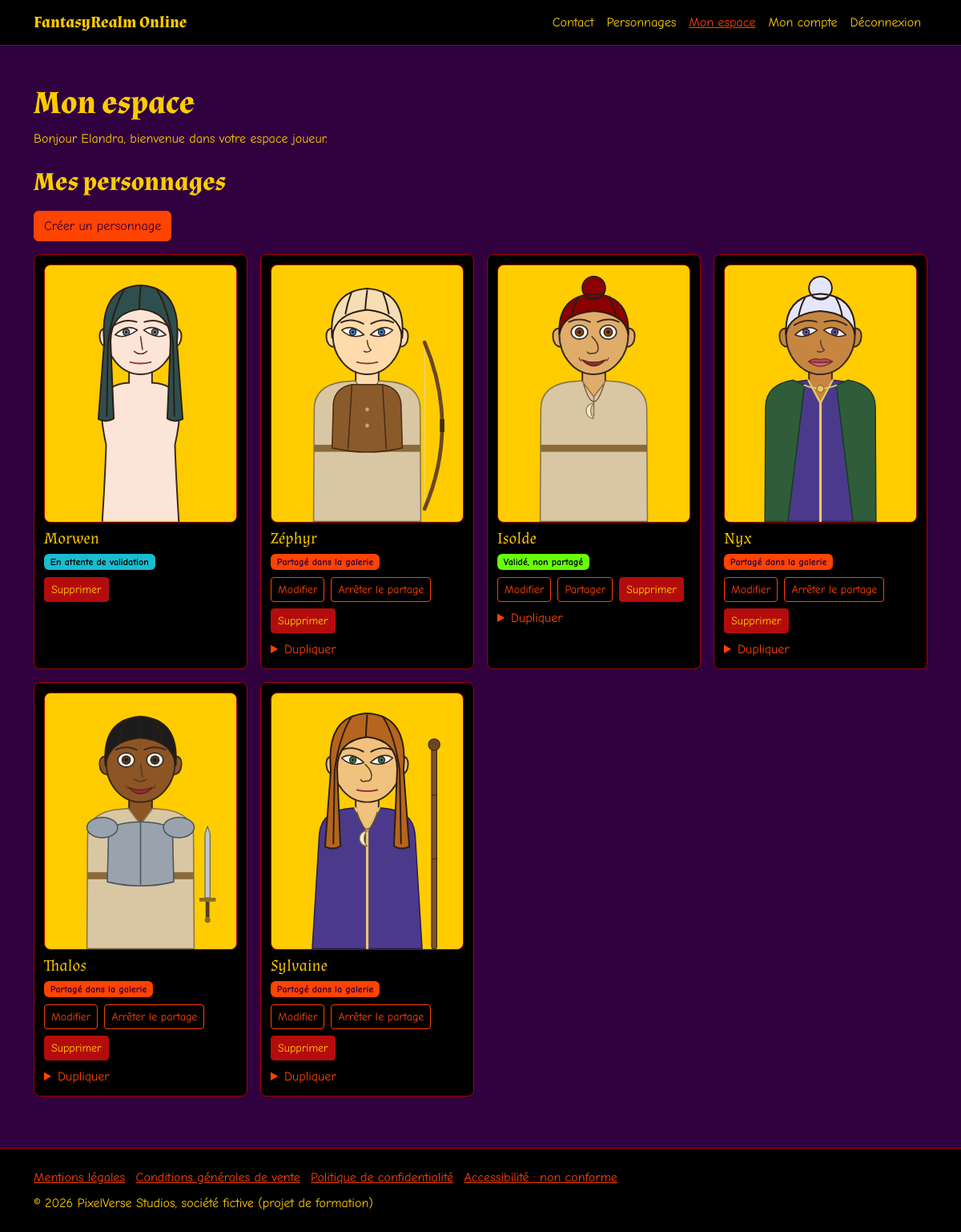
The app's page /espace-joueur (signed in) with its own data.
### tables this page shows
CREATE TABLE utilisateur (
    id_utilisateur INT NOT NULL AUTO_INCREMENT,
    pseudo VARCHAR(50) NOT NULL,
     
    mail VARCHAR(255) NOT NULL,
     
    password VARCHAR(255) NOT NULL,
    suspendu BOOLEAN NOT NULL DEFAULT FALSE,
     
    motdepasse_a_modifier BOOLEAN NOT NULL DEFAULT FALSE,
     
    tentatives_echouees INT NOT NULL DEFAULT 0,
     
    bloque_jusqu_a DATETIME NULL DEFAULT NULL,
     
     
    date_demande_mdp DATETIME NULL DEFAULT NULL,
    id_role INT NOT NULL,
    PRIMARY KEY (id_utilisateur),
     
    CONSTRAINT uq_utilisateur_mail UNIQUE (mail),
    CONSTRAINT uq_utilisateur_pseudo UNIQUE (pseudo),
     
    CONSTRAINT fk_utilisateur_role FOREIGN KEY (id_role)
        REFERENCES role (id_role) ON DELETE RESTRICT
);

CREATE TABLE personnage (
    id_personnage INT NOT NULL AUTO_INCREMENT,
    nom VARCHAR(50) NOT NULL,
    genre VARCHAR(50) NOT NULL,
    couleur_peau VARCHAR(50) NOT NULL,
    couleur_yeux VARCHAR(50) NOT NULL,
    couleur_cheveux VARCHAR(50) NOT NULL,
    forme_yeux VARCHAR(50) NOT NULL,
    forme_nez VARCHAR(50) NOT NULL,
    forme_bouche VARCHAR(50) NOT NULL,
     
    coupe_cheveux VARCHAR(50) NOT NULL,
     
    partage BOOLEAN NOT NULL DEFAULT FALSE,
     
    autorise BOOLEAN NOT NULL DEFAULT FALSE,
     
    date_creation DATETIME NOT NULL DEFAULT CURRENT_TIMESTAMP,
    id_utilisateur INT NOT NULL,
    PRIMARY KEY (id_personnage),
     
    CONSTRAINT uq_personnage_nom UNIQUE (nom),
     
    CONSTRAINT fk_personnage_utilisateur FOREIGN KEY (id_utilisateur)
        REFERENCES utilisateur (id_utilisateur) ON DELETE CASCADE
);

CREATE TABLE article (
    id_article INT NOT NULL AUTO_INCREMENT,
    nom VARCHAR(50) NOT NULL,
     
    actif BOOLEAN NOT NULL DEFAULT TRUE,
     
     
    image VARCHAR(255) NOT NULL,
    type VARCHAR(50) NOT NULL,
    PRIMARY KEY (id_article),
     
    CONSTRAINT chk_article_type CHECK (type IN ('vetement', 'armure', 'accessoire', 'arme'))
);

### app/Controllers/Controller.php (called while the page is built, shortened)
<?php
class Controller
{
    protected ?array $utilisateurConnecte;
    public function __construct()
    {
        $auth = new Auth();
        $this->utilisateurConnecte = $auth->utilisateurConnecte();
    }
    protected function afficher(string $vue, string $titre, array $donnees = []): void
    {
        $utilisateurConnecte = $this->utilisateurConnecte;
        require __DIR__ . '/../Views/layout.php';
    }
}

### app/Controllers/EspaceController.php (called while the page is built, shortened)
<?php
class EspaceController extends Controller
{
    public function espaceJoueur(): void
    {
        $modelePersonnage = new Personnage();
        $avatar = new Avatar();
        $personnages = $modelePersonnage->listerParUtilisateur($this->utilisateurConnecte['id_utilisateur']);
        foreach ($personnages as $index => $personnage) {
            $articles = $modelePersonnage->listerArticlesActifs($personnage['id_personnage']);
            $personnages[$index]['calques'] = $avatar->calques($personnage, $articles);
        }
        $this->afficher('espace-joueur', 'Mon espace', ['personnages' => $personnages]);
    }
}

### app/Core/Router.php (called while the page is built, shortened)
<?php
class Router
{
    private array $routes;
    public function __construct(array $routes)
    {
        $this->routes = $routes;
    }
    public function traiterRequete(): void
    {
        $cle = $this->construireCle();
        $nomMethode = $this->routes[$cle][1];
        $controleur = new $nomClasse();
        $controleur->$nomMethode();
    }
    private function construireCle(): string
    {
        $methode = $_SERVER['REQUEST_METHOD'];
        $chemin = parse_url($_SERVER['REQUEST_URI'], PHP_URL_PATH);
        return $methode . ' ' . $chemin;
    }
}

### public/index.php (called while the page is built, shortened)
<?php
$modeDeveloppement = isset($_ENV['APP_ENV']) && $_ENV['APP_ENV'] === 'dev';
try {
    $routes = require __DIR__ . '/../config/routes.php';
    $routeur = new App\Core\Router($routes);
    $routeur->traiterRequete();
} catch (Throwable $e) {
    if ($modeDeveloppement) {
        throw $e;
    }
    error_log(get_class($e) . ' : ' . $e->getMessage() . ' (' . $e->getFile() . ':' . $e->getLine() . ')');
    ob_clean();
    http_response_code(500);
    require __DIR__ . '/../app/Views/erreur-serveur.php';
}

### app/Core/Auth.php (called while the page is built, shortened)
<?php
class Auth
{
    public function utilisateurConnecte(): ?array
    {
        $modele = new Utilisateur();
        $utilisateur = $modele->trouverParId($_SESSION['id_utilisateur']);
        return $utilisateur;
    }
}

### app/Core/Database.php (called while the page is built, shortened)
<?php
class Database
{
    private static ?PDO $connexion = null;
    public static function connexion(): PDO
    {
        if (self::$connexion === null) {
            $dsn = 'mysql:host=' . $_ENV['DB_HOST'] . ';dbname=' . $_ENV['DB_NAME'] . ';charset=utf8mb4';
            self::$connexion = new PDO($dsn, $_ENV['DB_USER'], $_ENV['DB_PASSWORD'], [
                PDO::ATTR_ERRMODE => PDO::ERRMODE_EXCEPTION,
                PDO::ATTR_DEFAULT_FETCH_MODE => PDO::FETCH_ASSOC,
                PDO::ATTR_EMULATE_PREPARES => false,
            ]);
        }
        return self::$connexion;
    }
}

### app/Models/Utilisateur.php (called while the page is built, shortened)
<?php
class Utilisateur
{
    public function trouverParId(int $id): ?array
    {
        $requete = Database::connexion()->prepare(
            'SELECT u.id_utilisateur, u.pseudo, u.mail, u.password, u.suspendu,
                    u.motdepasse_a_modifier, u.tentatives_echouees,
                    (u.bloque_jusqu_a IS NOT NULL AND u.bloque_jusqu_a > NOW()) AS est_bloque,
                    r.libelle AS role
             FROM utilisateur u
             JOIN role r ON r.id_role = u.id_role
             WHERE u.id_utilisateur = :id'
        );
        $requete->execute(['id' => $id]);
        $utilisateur = $requete->fetch();
        return $utilisateur;
    }
}

### app/Models/Personnage.php (called while the page is built, shortened)
<?php
class Personnage
{
    public function listerParUtilisateur(int $idUtilisateur): array
    {
        $requete = Database::connexion()->prepare(
            'SELECT id_personnage, nom, genre, couleur_peau, couleur_yeux, couleur_cheveux,
                    forme_yeux, forme_nez, forme_bouche, coupe_cheveux, partage, autorise, date_creation
             FROM personnage
             WHERE id_utilisateur = :id
             ORDER BY date_creation DESC'
        );
        $requete->execute(['id' => $idUtilisateur]);
        return $requete->fetchAll();
    }
    public function listerArticlesActifs(int $idPersonnage): array
    {
        $requete = Database::connexion()->prepare(
            'SELECT a.id_article, a.nom, a.type, a.image
             FROM dispose d
             JOIN article a ON a.id_article = d.id_article
             WHERE d.id_personnage = :id AND a.actif = 1'
        );
        $requete->execute(['id' => $idPersonnage]);
        return $requete->fetchAll();
    }
}

### app/Views/pages/espace-joueur.php (the view, shortened to what this page needs)
<div class="container py-5">
    <h1>Mon espace</h1>
    <p>Bonjour <?= htmlspecialchars($utilisateurConnecte['pseudo']) ?>, bienvenue dans votre espace joueur.</p>
    <h2 class="mt-4 mb-3">Mes personnages</h2>
    <p><a href="/personnage/creer" class="btn btn-primary">Créer un personnage</a></p>
    <?php if (count($donnees['personnages']) === 0): ?>
        <p>Vous n'avez pas encore de personnage.</p>
    <?php else: ?>
        <ul class="row list-unstyled g-3">
            <?php foreach ($donnees['personnages'] as $personnage): ?>
                <li class="col-6 col-md-4 col-lg-3">
                    <article class="carte-personnage">
                        <?php
                        $avatarNom = $personnage['nom'];
                        $avatarCalques = $personnage['calques'];
                        require __DIR__ . '/../partials/avatar.php';
                        ?>
                        <h3 class="h5 mt-2 mb-1"><?= htmlspecialchars($personnage['nom']) ?></h3>
                        <p class="mb-0">
                            <?php if (!$personnage['autorise']): ?>
                                <span class="badge badge-attente">En attente de validation</span>
                            <?php elseif ($personnage['partage']): ?>
                                <span class="badge badge-partage">Partagé dans la galerie</span>
                            <?php else: ?>
                                <span class="badge badge-valide">Validé, non partagé</span>
                            <?php endif; ?>
                        </p>
                        <?php
                        $id = htmlspecialchars((string) $personnage['id_personnage']);
                        $nom = htmlspecialchars($personnage['nom']);
                        ?>
                        <div class="d-flex flex-wrap gap-2 mt-2">
                            <?php if ($personnage['autorise']): ?>
                                <a href="/personnage/modifier?id=<?= $id ?>" class="btn btn-sm btn-outline-primary">
                                    Modifier<span class="visually-hidden"> <?= $nom ?></span>
                                </a>
                                <form method="post" action="/personnage/partager">
                                    <button type="submit" class="btn btn-sm btn-outline-primary">
                                        <?php if ($personnage['partage']): ?>Arrêter le partage<?php else: ?>Partager<?php endif; ?><span class="visually-hidden"> <?= $nom ?></span>
                                    </button>
                                </form>
                            <?php endif; ?>
                            <form method="post" action="/personnage/supprimer"
                                  data-confirmation="Supprimer définitivement « <?= $nom ?> » ? Ses avis seront supprimés aussi.">
                                <button type="submit" class="btn btn-sm btn-outline-danger">
                                    Supprimer<span class="visually-hidden"> <?= $nom ?></span>
                                </button>
                            </form>
                        </div>
                        <?php if ($personnage['autorise']): ?>
                            <details class="mt-2">
                                <summary>Dupliquer<span class="visually-hidden"> <?= $nom ?></span></summary>
                            </details>
                        <?php endif; ?>
                    </article>
                </li>
            <?php endforeach; ?>
        </ul>
    <?php endif; ?>
</div>

### app/Views/partials/avatar.php (shortened to what this page needs)
<div class="avatar" role="img" aria-label="Avatar de <?= htmlspecialchars($avatarNom) ?>">
    <?php foreach ($avatarCalques as $calque): ?>
        <?php if ($calque['type'] === 'masque'): ?>
            <?php
            $style = "-webkit-mask-image: url('" . $calque['image'] . "'); mask-image: url('" . $calque['image'] . "');";
            if ($calque['couleur'] !== null) {
                $style = 'background-color: ' . $calque['couleur'] . '; ' . $style;
            }
            ?>
            <div class="avatar-calque avatar-masque" data-partie="<?= htmlspecialchars($calque['partie']) ?>"
                 style="<?= htmlspecialchars($style) ?>"></div>
        <?php elseif ($calque['image'] === null): ?>
            <img class="avatar-calque" alt="" data-partie="<?= htmlspecialchars($calque['partie']) ?>" hidden>
        <?php else: ?>
            <img class="avatar-calque" src="<?= htmlspecialchars($calque['image']) ?>" alt=""
                 data-partie="<?= htmlspecialchars($calque['partie']) ?>">
        <?php endif; ?>
    <?php endforeach; ?>
</div>

### public/css/style.css (style rules this page uses)
:root { --couleur-fond: #30013e; --couleur-surface: #000000; --couleur-texte: #ffcc00; --couleur-bordure: #aa0000; --couleur-champ-fond: #000000; --couleur-bordure-champ: #ff4300; --couleur-primaire: #ff4300; --couleur-sur-primaire: #30013e; --couleur-secondaire: #aa0000; --couleur-sur-secondaire: #ffcc00; --couleur-focus: #ffcc00; --couleur-erreur: #b40c0c; --couleur-sur-erreur: #ffcc00; --couleur-succes: #66ff07; --couleur-avertissement: #18bdd0; --couleur-sur-etat: #000000; --couleur-avatar-fond: #ffcc00; --couleur-avatar-defaut: #9e9e9e; --couleur-lien-rgb: 255, 67, 0; --couleur-lien-survol-rgb: 255, 204, 0; --police-texte: "Comic Sans MS", "Comic Neue", "Comic Sans", "Chalkboard SE", cursive; --police-titre: "Almendra", Georgia, serif; }
:root { --bs-body-bg: var(--couleur-fond); --bs-body-color: var(--couleur-texte); --bs-body-font-family: var(--police-texte); --bs-emphasis-color: var(--couleur-texte); --bs-secondary-color: var(--couleur-texte); --bs-secondary-bg: var(--couleur-surface); --bs-border-color: var(--couleur-bordure); --bs-link-color-rgb: var(--couleur-lien-rgb); --bs-link-hover-color-rgb: var(--couleur-lien-survol-rgb); --bs-link-color: rgb(var(--couleur-lien-rgb)); --bs-link-hover-color: rgb(var(--couleur-lien-survol-rgb)); --bs-form-invalid-color: var(--couleur-sur-erreur); --bs-form-invalid-border-color: var(--couleur-sur-erreur); }
h1, h2, h3 { font-family: var(--police-titre); font-weight: 700; }
.btn-primary { --bs-btn-color: var(--couleur-sur-primaire); --bs-btn-bg: var(--couleur-primaire); --bs-btn-border-color: var(--couleur-primaire); --bs-btn-hover-color: var(--couleur-sur-secondaire); --bs-btn-hover-bg: var(--couleur-secondaire); --bs-btn-hover-border-color: var(--couleur-secondaire); --bs-btn-active-color: var(--couleur-sur-secondaire); --bs-btn-active-bg: var(--couleur-secondaire); --bs-btn-active-border-color: var(--couleur-secondaire); }
.btn-danger, .btn-outline-danger { --bs-btn-color: var(--couleur-sur-erreur); --bs-btn-bg: var(--couleur-erreur); --bs-btn-border-color: var(--couleur-erreur); --bs-btn-hover-color: var(--couleur-erreur); --bs-btn-hover-bg: var(--couleur-sur-erreur); --bs-btn-hover-border-color: var(--couleur-sur-erreur); --bs-btn-active-color: var(--couleur-erreur); --bs-btn-active-bg: var(--couleur-sur-erreur); --bs-btn-active-border-color: var(--couleur-sur-erreur); }
.btn-outline-primary { --bs-btn-color: var(--couleur-primaire); --bs-btn-border-color: var(--couleur-primaire); --bs-btn-hover-color: var(--couleur-sur-primaire); --bs-btn-hover-bg: var(--couleur-primaire); --bs-btn-hover-border-color: var(--couleur-primaire); --bs-btn-active-color: var(--couleur-sur-secondaire); --bs-btn-active-bg: var(--couleur-secondaire); --bs-btn-active-border-color: var(--couleur-secondaire); }
.avatar { position: relative; width: 100%; aspect-ratio: 3 / 4; overflow: hidden; background-color: var(--couleur-avatar-fond); border: 1px solid var(--couleur-bordure); border-radius: 0.5rem; }
.avatar-calque { position: absolute; top: 0; left: 0; width: 100%; height: 100%; }
.carte-personnage { height: 100%; padding: 0.75rem; background-color: var(--couleur-surface); border: 1px solid var(--couleur-bordure); border-radius: 0.5rem; }
.carte-personnage summary { color: rgb(var(--couleur-lien-rgb)); cursor: pointer; }
.badge-attente { background-color: var(--couleur-avertissement); color: var(--couleur-sur-etat); }
.badge-valide { background-color: var(--couleur-succes); color: var(--couleur-sur-etat); }
.badge-partage { background-color: var(--couleur-primaire); color: var(--couleur-sur-primaire); }
.badge { white-space: normal; }

### records on screen
utilisateur: pseudo "Elandra"
personnage: nom "Morwen", autorise "En attente de validation"
personnage: nom "Zéphyr", autorise "Partagé dans la galerie", partage "Arrêter le partage"
article: image (picture)
personnage: nom "Isolde", autorise "Validé, non partagé", partage "Partager"
article: image (picture)
personnage: nom "Nyx", autorise "Partagé dans la galerie", partage "Arrêter le partage"
article: image (picture)
personnage: nom "Thalos", autorise "Partagé dans la galerie", partage "Arrêter le partage"
article: image (picture)
personnage: nom "Sylvaine", autorise "Partagé dans la galerie", partage "Arrêter le partage"
article: image (picture)

### other values on screen
$texte "Contact"
$texte "Personnages"
$texte "Mon espace"
$texte "Mon compte"
$texte "Mentions légales"
$texte "Conditions générales de vente"
$texte "Politique de confidentialité"
$texte "Accessibilité : non conforme"
